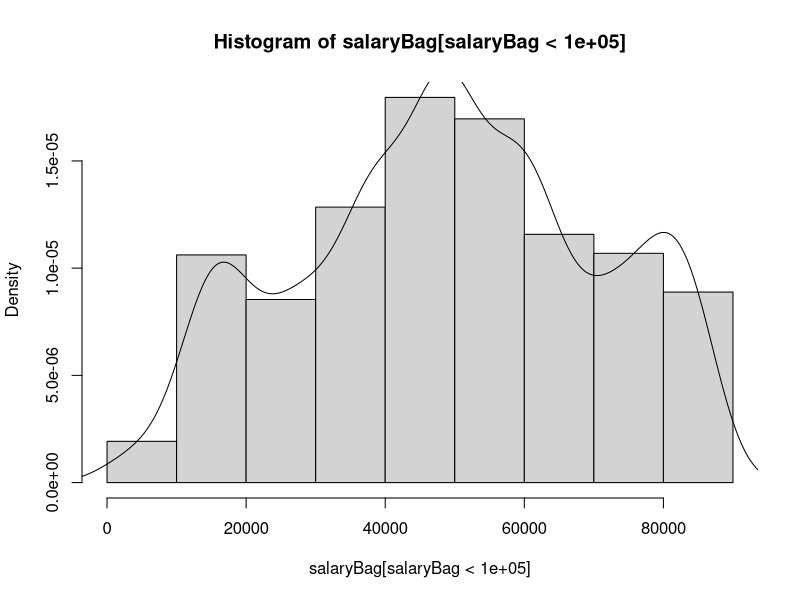
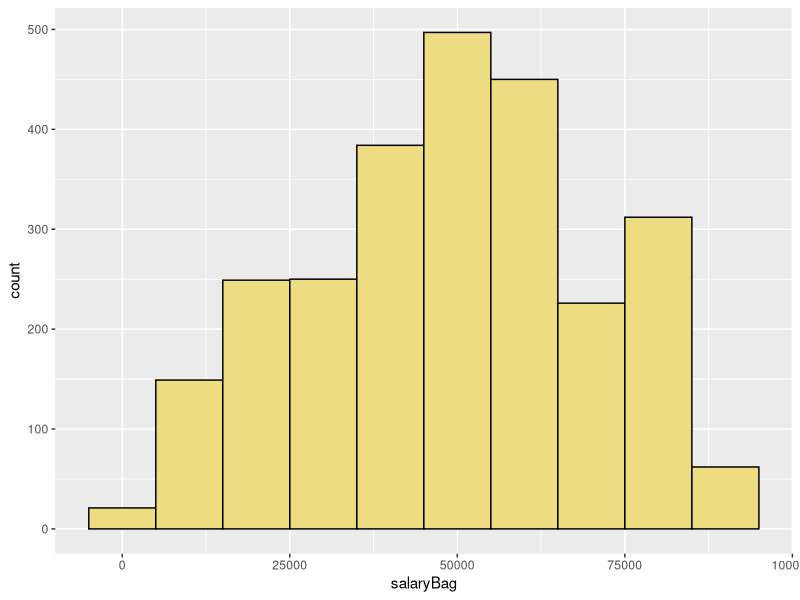

R code for these plots, in order:
library(ggplot2)
library(dplyr)

#### code 1.1 reproduce google doc histogram with sampling 
count<-c(50,300,250,400,550,450,250,350,100)
length(sample(0:1e4,50))

cats<-c("0-10
11-21
22-32
33-43
44-54
55-65
66-76
77-87
88+")
cats<-unlist(strsplit(cats,"\n"))
df<-data.frame(cbind(cats,count),stringsAsFactors=F)
df[,2]<-as.numeric(df[,2])
sum(df[,2])

## code 1.2  clean from categories '-'
l<-(strsplit(df[,1],"-"))
(l[-9])
##code 1.3 make data frame
data<-data.frame(from=numeric(),to=numeric())
for(i in 1:8){
  from<-as.numeric(l[[i]][1])*1000
  to<-as.numeric(l[[i]][2])*1000
  print(cbind(from,to))
  data[i,]<-cbind(from,to)
}
data[9,]<-cbind(88000,1e8)

data

## code 1.4 create a vector of salaries
salary<-vector("list",length(count))
for(i in 1:length(count)){
  salary[[i]]<-sample(data[i,1]:data[i,2],count[i])
  }
salary

salaryBag<-as.numeric(unlist(salary))
sb<-salaryBag/1000
## code 1.5 make histogram of salary

b<-seq(0,99000,1e4)
hist(salaryBag[salaryBag<1e5],breaks = b,freq=F)

lines(density(salaryBag[salaryBag<1e5]))
quantile(salaryBag[salaryBag<1e5])

## code 1.5a make histogram using ggplot and dpylr
dfSal<- as.data.frame(salaryBag)
dfSal %>% 
  filter(salaryBag<1e5) %>% 
  ggplot(aes(salaryBag))+
  geom_histogram(binwidth = 1e4,col = "black", fill = "lightgoldenrod2")


######Understanding mean and median and mode
##code 1.6
#generate small set of data
make_sample<-function(n=5,range=1:10,mean,st.dev){
  small.sample<-sample(range,n,replace = T)
  return(small.sample)
}
set.seed(1)
small.sample<-make_sample()  #make a sample of 5 between 1:10
n<-length(small.sample)  #confirm n
small.sum<-sum(small.sample) #calc sum
small.sum/n   #calc mean
mean(small.sample) #confirm mean
sort(small.sample) #rank the items
median(small.sample) # confirm median


